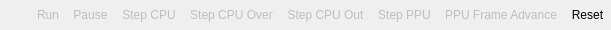
<?xml version="1.0" encoding="UTF-8"?>
<ui version="4.0">
 <class>EmulatorControl</class>
 <widget class="QWidget" name="EmulatorControl">
  <property name="geometry">
   <rect>
    <x>0</x>
    <y>0</y>
    <width>234</width>
    <height>30</height>
   </rect>
  </property>
  <property name="sizePolicy">
   <sizepolicy hsizetype="Fixed" vsizetype="Fixed">
    <horstretch>0</horstretch>
    <verstretch>0</verstretch>
   </sizepolicy>
  </property>
  <property name="windowTitle">
   <string>Form</string>
  </property>
  <layout class="QVBoxLayout" name="verticalLayout">
   <property name="spacing">
    <number>0</number>
   </property>
   <property name="margin">
    <number>0</number>
   </property>
   <item>
    <layout class="QHBoxLayout" name="horizontalLayout">
     <property name="spacing">
      <number>0</number>
     </property>
     <property name="sizeConstraint">
      <enum>QLayout::SetDefaultConstraint</enum>
     </property>
     <property name="margin">
      <number>0</number>
     </property>
     <item>
      <widget class="QToolButton" name="debugButton">
       <property name="text">
        <string/>
       </property>
       <property name="icon">
        <iconset resource="../resource.qrc">
         <normaloff>:/resources/RR_bug.png</normaloff>:/resources/RR_bug.png</iconset>
       </property>
       <property name="iconSize">
        <size>
         <width>22</width>
         <height>22</height>
        </size>
       </property>
       <property name="checkable">
        <bool>true</bool>
       </property>
       <property name="autoRaise">
        <bool>true</bool>
       </property>
      </widget>
     </item>
     <item>
      <widget class="QToolButton" name="playButton">
       <property name="enabled">
        <bool>false</bool>
       </property>
       <property name="toolTip">
        <string>Run</string>
       </property>
       <property name="text">
        <string>Run</string>
       </property>
       <property name="icon">
        <iconset resource="../resource.qrc">
         <normaloff>:/resources/stock_media-play.png</normaloff>:/resources/stock_media-play.png</iconset>
       </property>
       <property name="iconSize">
        <size>
         <width>22</width>
         <height>22</height>
        </size>
       </property>
       <property name="toolButtonStyle">
        <enum>Qt::ToolButtonIconOnly</enum>
       </property>
       <property name="autoRaise">
        <bool>true</bool>
       </property>
      </widget>
     </item>
     <item>
      <widget class="QToolButton" name="pauseButton">
       <property name="enabled">
        <bool>false</bool>
       </property>
       <property name="toolTip">
        <string>Pause</string>
       </property>
       <property name="text">
        <string>Pause</string>
       </property>
       <property name="icon">
        <iconset resource="../resource.qrc">
         <normaloff>:/resources/stock_media-pause.png</normaloff>:/resources/stock_media-pause.png</iconset>
       </property>
       <property name="iconSize">
        <size>
         <width>22</width>
         <height>22</height>
        </size>
       </property>
       <property name="toolButtonStyle">
        <enum>Qt::ToolButtonIconOnly</enum>
       </property>
       <property name="autoRaise">
        <bool>true</bool>
       </property>
      </widget>
     </item>
     <item>
      <widget class="QToolButton" name="stepCPUButton">
       <property name="enabled">
        <bool>false</bool>
       </property>
       <property name="toolTip">
        <string>Step Into</string>
       </property>
       <property name="styleSheet">
        <string notr="true"/>
       </property>
       <property name="text">
        <string>Step CPU</string>
       </property>
       <property name="icon">
        <iconset resource="../resource.qrc">
         <normaloff>:/resources/stepinto_6.png</normaloff>:/resources/stepinto_6.png</iconset>
       </property>
       <property name="iconSize">
        <size>
         <width>22</width>
         <height>22</height>
        </size>
       </property>
       <property name="toolButtonStyle">
        <enum>Qt::ToolButtonIconOnly</enum>
       </property>
       <property name="autoRaise">
        <bool>true</bool>
       </property>
       <property name="arrowType">
        <enum>Qt::NoArrow</enum>
       </property>
      </widget>
     </item>
     <item>
      <widget class="QToolButton" name="stepOverButton">
       <property name="enabled">
        <bool>false</bool>
       </property>
       <property name="toolTip">
        <string>Step Over</string>
       </property>
       <property name="text">
        <string>Step CPU Over</string>
       </property>
       <property name="icon">
        <iconset resource="../resource.qrc">
         <normaloff>:/resources/stepover_6.png</normaloff>:/resources/stepover_6.png</iconset>
       </property>
       <property name="iconSize">
        <size>
         <width>22</width>
         <height>22</height>
        </size>
       </property>
       <property name="autoRaise">
        <bool>true</bool>
       </property>
      </widget>
     </item>
     <item>
      <widget class="QToolButton" name="stepOutButton">
       <property name="enabled">
        <bool>false</bool>
       </property>
       <property name="toolTip">
        <string>Step Return</string>
       </property>
       <property name="text">
        <string>Step CPU Out</string>
       </property>
       <property name="icon">
        <iconset resource="../resource.qrc">
         <normaloff>:/resources/stepreturn_6.png</normaloff>:/resources/stepreturn_6.png</iconset>
       </property>
       <property name="iconSize">
        <size>
         <width>22</width>
         <height>22</height>
        </size>
       </property>
       <property name="autoRaise">
        <bool>true</bool>
       </property>
      </widget>
     </item>
     <item>
      <widget class="QToolButton" name="stepPPUButton">
       <property name="enabled">
        <bool>false</bool>
       </property>
       <property name="toolTip">
        <string>Step PPU</string>
       </property>
       <property name="text">
        <string>Step PPU</string>
       </property>
       <property name="icon">
        <iconset resource="../resource.qrc">
         <normaloff>:/resources/continue-icon-ppu.png</normaloff>:/resources/continue-icon-ppu.png</iconset>
       </property>
       <property name="iconSize">
        <size>
         <width>22</width>
         <height>22</height>
        </size>
       </property>
       <property name="toolButtonStyle">
        <enum>Qt::ToolButtonIconOnly</enum>
       </property>
       <property name="autoRaise">
        <bool>true</bool>
       </property>
      </widget>
     </item>
     <item>
      <widget class="QToolButton" name="frameAdvance">
       <property name="enabled">
        <bool>false</bool>
       </property>
       <property name="toolTip">
        <string>PPU Frame Advance</string>
       </property>
       <property name="text">
        <string>PPU Frame Advance</string>
       </property>
       <property name="icon">
        <iconset resource="../resource.qrc">
         <normaloff>:/resources/22_execution.png</normaloff>:/resources/22_execution.png</iconset>
       </property>
       <property name="iconSize">
        <size>
         <width>22</width>
         <height>22</height>
        </size>
       </property>
       <property name="autoRaise">
        <bool>true</bool>
       </property>
      </widget>
     </item>
     <item>
      <widget class="QToolButton" name="resetButton">
       <property name="enabled">
        <bool>true</bool>
       </property>
       <property name="sizePolicy">
        <sizepolicy hsizetype="Fixed" vsizetype="Fixed">
         <horstretch>0</horstretch>
         <verstretch>0</verstretch>
        </sizepolicy>
       </property>
       <property name="toolTip">
        <string>Reset</string>
       </property>
       <property name="text">
        <string>Reset</string>
       </property>
       <property name="icon">
        <iconset resource="../resource.qrc">
         <normaloff>:/resources/stock_exit.png</normaloff>:/resources/stock_exit.png</iconset>
       </property>
       <property name="iconSize">
        <size>
         <width>22</width>
         <height>22</height>
        </size>
       </property>
       <property name="toolButtonStyle">
        <enum>Qt::ToolButtonIconOnly</enum>
       </property>
       <property name="autoRaise">
        <bool>true</bool>
       </property>
       <property name="arrowType">
        <enum>Qt::NoArrow</enum>
       </property>
      </widget>
     </item>
    </layout>
   </item>
  </layout>
  <action name="actionRun">
   <property name="text">
    <string>Run</string>
   </property>
   <property name="toolTip">
    <string>Run</string>
   </property>
   <property name="shortcut">
    <string>F7</string>
   </property>
  </action>
  <action name="actionPause">
   <property name="text">
    <string>Pause</string>
   </property>
   <property name="toolTip">
    <string>Pause</string>
   </property>
   <property name="shortcut">
    <string>F7</string>
   </property>
  </action>
  <action name="actionStep_CPU">
   <property name="text">
    <string>Step CPU</string>
   </property>
   <property name="toolTip">
    <string>Step CPU</string>
   </property>
   <property name="shortcut">
    <string>F8</string>
   </property>
  </action>
  <action name="actionStep_PPU">
   <property name="text">
    <string>Step PPU</string>
   </property>
   <property name="toolTip">
    <string>Step PPU</string>
   </property>
   <property name="shortcut">
    <string>F9</string>
   </property>
  </action>
  <action name="actionReset">
   <property name="text">
    <string>Reset</string>
   </property>
   <property name="toolTip">
    <string>Reset</string>
   </property>
   <property name="shortcut">
    <string>F10</string>
   </property>
  </action>
  <action name="actionFrame_Advance">
   <property name="text">
    <string>Frame Advance</string>
   </property>
   <property name="toolTip">
    <string>Advance Frame</string>
   </property>
   <property name="shortcut">
    <string>F12</string>
   </property>
  </action>
  <action name="actionStep_Over">
   <property name="text">
    <string>Step Over</string>
   </property>
   <property name="toolTip">
    <string>Step Over</string>
   </property>
  </action>
  <action name="actionStep_Out">
   <property name="text">
    <string>Step Out</string>
   </property>
   <property name="toolTip">
    <string>Step Out</string>
   </property>
  </action>
  <action name="actionDebugging">
   <property name="checkable">
    <bool>true</bool>
   </property>
   <property name="text">
    <string>Debugging</string>
   </property>
   <property name="toolTip">
    <string>Enable/Disable Debugging</string>
   </property>
   <property name="shortcut">
    <string>Ctrl+F7</string>
   </property>
  </action>
 </widget>
 <resources>
  <include location="../resource.qrc"/>
 </resources>
 <connections/>
</ui>
